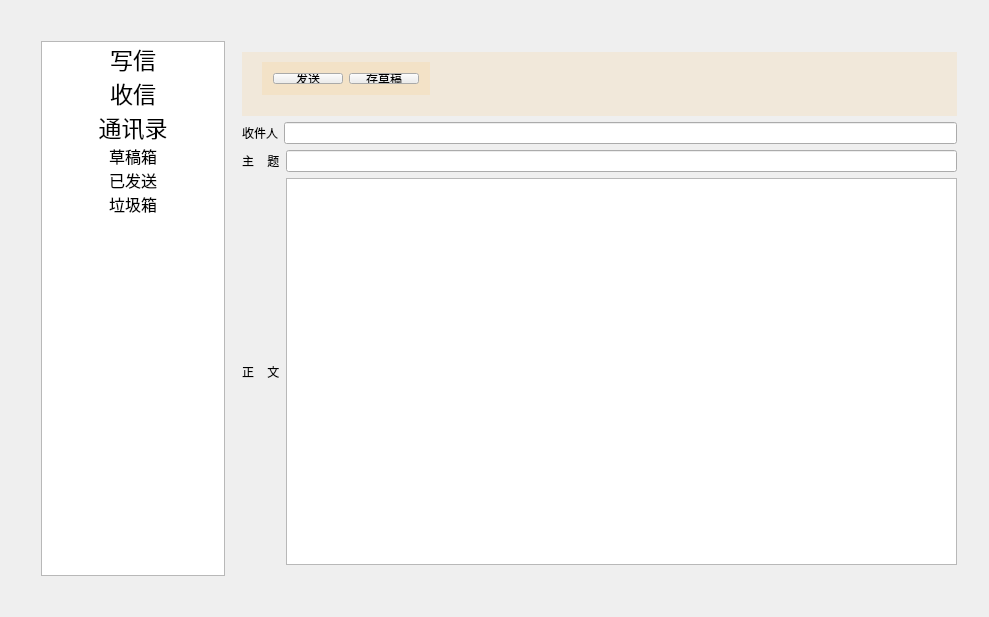
<?xml version="1.0" encoding="UTF-8"?>
<ui version="4.0">
 <class>Widget</class>
 <widget class="QWidget" name="Widget">
  <property name="geometry">
   <rect>
    <x>0</x>
    <y>0</y>
    <width>989</width>
    <height>617</height>
   </rect>
  </property>
  <property name="minimumSize">
   <size>
    <width>699</width>
    <height>545</height>
   </size>
  </property>
  <property name="windowTitle">
   <string>Widget</string>
  </property>
  <layout class="QGridLayout" name="gridLayout" columnstretch="0">
   <item row="0" column="0">
    <layout class="QHBoxLayout" name="horizontalLayout" stretch="1,4">
     <property name="leftMargin">
      <number>30</number>
     </property>
     <property name="topMargin">
      <number>30</number>
     </property>
     <property name="rightMargin">
      <number>10</number>
     </property>
     <property name="bottomMargin">
      <number>30</number>
     </property>
     <item>
      <widget class="QListWidget" name="listWidget">
       <property name="minimumSize">
        <size>
         <width>50</width>
         <height>70</height>
        </size>
       </property>
       <property name="focusPolicy">
        <enum>Qt::NoFocus</enum>
       </property>
       <property name="selectionMode">
        <enum>QAbstractItemView::SingleSelection</enum>
       </property>
       <property name="iconSize">
        <size>
         <width>30</width>
         <height>30</height>
        </size>
       </property>
       <property name="spacing">
        <number>22</number>
       </property>
       <item>
        <property name="text">
         <string>写信</string>
        </property>
        <property name="font">
         <font>
          <pointsize>17</pointsize>
          <underline>false</underline>
         </font>
        </property>
        <property name="textAlignment">
         <set>AlignCenter</set>
        </property>
        <property name="background">
         <brush brushstyle="SolidPattern">
          <color alpha="255">
           <red>255</red>
           <green>255</green>
           <blue>255</blue>
          </color>
         </brush>
        </property>
        <property name="icon">
         <iconset theme="写信图标">
          <normaloff>../write_email (1).png</normaloff>
          <normalon>:/new/icons/write_email (1).png</normalon>
          <disabledoff>write_email.png</disabledoff>
          <disabledon>write_email.png</disabledon>
          <activeoff>write_email.png</activeoff>
          <activeon>write_email (1).png</activeon>
          <selectedoff>write_email.png</selectedoff>
          <selectedon>../write_email.png</selectedon>../write_email (1).png</iconset>
        </property>
       </item>
       <item>
        <property name="text">
         <string>收信</string>
        </property>
        <property name="font">
         <font>
          <pointsize>17</pointsize>
         </font>
        </property>
        <property name="textAlignment">
         <set>AlignCenter</set>
        </property>
        <property name="icon">
         <iconset resource="styleprc.qrc">
          <normaloff>:/new/icons/下载 (1).png</normaloff>
          <normalon>../下载.png</normalon>
          <selectedon>../下载.png</selectedon>:/new/icons/下载 (1).png</iconset>
        </property>
       </item>
       <item>
        <property name="text">
         <string>通讯录</string>
        </property>
        <property name="font">
         <font>
          <pointsize>17</pointsize>
         </font>
        </property>
        <property name="textAlignment">
         <set>AlignCenter</set>
        </property>
        <property name="icon">
         <iconset resource="styleprc.qrc">
          <normaloff>:/new/icons/通讯录 (1).png</normaloff>
          <normalon>../通讯录.png</normalon>:/new/icons/通讯录 (1).png</iconset>
        </property>
       </item>
       <item>
        <property name="text">
         <string>草稿箱</string>
        </property>
        <property name="font">
         <font>
          <pointsize>12</pointsize>
         </font>
        </property>
        <property name="textAlignment">
         <set>AlignCenter</set>
        </property>
       </item>
       <item>
        <property name="text">
         <string>已发送</string>
        </property>
        <property name="font">
         <font>
          <pointsize>12</pointsize>
         </font>
        </property>
        <property name="textAlignment">
         <set>AlignCenter</set>
        </property>
       </item>
       <item>
        <property name="text">
         <string>垃圾箱</string>
        </property>
        <property name="font">
         <font>
          <pointsize>12</pointsize>
         </font>
        </property>
        <property name="textAlignment">
         <set>AlignCenter</set>
        </property>
       </item>
      </widget>
     </item>
     <item>
      <widget class="QStackedWidget" name="stackedWidget">
       <property name="focusPolicy">
        <enum>Qt::StrongFocus</enum>
       </property>
       <property name="currentIndex">
        <number>0</number>
       </property>
       <widget class="QWidget" name="pageWrite">
        <layout class="QGridLayout" name="gridLayout_4">
         <item row="0" column="0">
          <layout class="QVBoxLayout" name="verticalLayout_3" stretch="2,2,2,12">
           <item>
            <widget class="QWidget" name="widget_3" native="true">
             <property name="styleSheet">
              <string notr="true">background-color: rgb(252, 175, 62,30);

</string>
             </property>
             <widget class="QWidget" name="layoutWidget">
              <property name="geometry">
               <rect>
                <x>20</x>
                <y>10</y>
                <width>168</width>
                <height>33</height>
               </rect>
              </property>
              <layout class="QHBoxLayout" name="horizontalLayout_4">
               <item>
                <widget class="QPushButton" name="sendMailBtn">
                 <property name="styleSheet">
                  <string notr="true">background-color: rgb(238, 238, 236);</string>
                 </property>
                 <property name="text">
                  <string>发送</string>
                 </property>
                </widget>
               </item>
               <item>
                <widget class="QPushButton" name="saveDraftBtn">
                 <property name="styleSheet">
                  <string notr="true">background-color: rgb(238, 238, 236);</string>
                 </property>
                 <property name="text">
                  <string>存草稿</string>
                 </property>
                </widget>
               </item>
              </layout>
             </widget>
            </widget>
           </item>
           <item>
            <layout class="QHBoxLayout" name="horizontalLayout_5">
             <item>
              <widget class="QLabel" name="labelRecipient">
               <property name="text">
                <string>收件人</string>
               </property>
              </widget>
             </item>
             <item>
              <widget class="QLineEdit" name="lineEditRecipient"/>
             </item>
            </layout>
           </item>
           <item>
            <layout class="QHBoxLayout" name="horizontalLayout_6">
             <item>
              <widget class="QLabel" name="labelTheme_2">
               <property name="text">
                <string>主    题</string>
               </property>
              </widget>
             </item>
             <item>
              <widget class="QLineEdit" name="lineEditTheme"/>
             </item>
            </layout>
           </item>
           <item>
            <layout class="QHBoxLayout" name="horizontalLayout_7" stretch="0,0">
             <item>
              <widget class="QLabel" name="label">
               <property name="text">
                <string>正    文</string>
               </property>
              </widget>
             </item>
             <item>
              <widget class="QTextEdit" name="textEditContent"/>
             </item>
            </layout>
           </item>
          </layout>
         </item>
        </layout>
       </widget>
       <widget class="QWidget" name="pageReceive">
        <layout class="QGridLayout" name="gridLayout_2">
         <item row="0" column="0">
          <layout class="QVBoxLayout" name="verticalLayout" stretch="2,1,1,15">
           <item>
            <widget class="QWidget" name="widget" native="true">
             <property name="autoFillBackground">
              <bool>false</bool>
             </property>
             <property name="styleSheet">
              <string notr="true">background-color: rgb(252, 175, 62,30);

</string>
             </property>
             <widget class="QWidget" name="layoutWidget">
              <property name="geometry">
               <rect>
                <x>10</x>
                <y>11</y>
                <width>272</width>
                <height>33</height>
               </rect>
              </property>
              <layout class="QHBoxLayout" name="horizontalLayout_3">
               <item>
                <widget class="QPushButton" name="deleteCompleteBtn">
                 <property name="styleSheet">
                  <string notr="true">background-color: rgb(238, 238, 236);</string>
                 </property>
                 <property name="text">
                  <string>彻底删除</string>
                 </property>
                </widget>
               </item>
               <item>
                <widget class="QPushButton" name="deleteCheckedBtn">
                 <property name="styleSheet">
                  <string notr="true">background-color: rgb(238, 238, 236);</string>
                 </property>
                 <property name="text">
                  <string>删除</string>
                 </property>
                </widget>
               </item>
               <item>
                <widget class="QPushButton" name="markAllReadedBtn">
                 <property name="styleSheet">
                  <string notr="true">background-color: rgb(238, 238, 236);</string>
                 </property>
                 <property name="text">
                  <string>全部标为已读</string>
                 </property>
                </widget>
               </item>
              </layout>
             </widget>
            </widget>
           </item>
           <item>
            <widget class="QCheckBox" name="checkBox">
             <property name="text">
              <string>全选</string>
             </property>
            </widget>
           </item>
           <item>
            <widget class="Line" name="line">
             <property name="orientation">
              <enum>Qt::Horizontal</enum>
             </property>
            </widget>
           </item>
           <item>
            <widget class="QTableView" name="tableView"/>
           </item>
          </layout>
         </item>
        </layout>
       </widget>
       <widget class="QWidget" name="pageBook">
        <layout class="QGridLayout" name="gridLayout_5">
         <item row="0" column="0">
          <layout class="QVBoxLayout" name="verticalLayout_9" stretch="1,9">
           <item>
            <widget class="QWidget" name="widget_4" native="true">
             <property name="styleSheet">
              <string notr="true">background-color: rgb(252, 175, 62,30);\n\n</string>
             </property>
             <widget class="QWidget" name="layoutWidget">
              <property name="geometry">
               <rect>
                <x>21</x>
                <y>10</y>
                <width>346</width>
                <height>33</height>
               </rect>
              </property>
              <layout class="QHBoxLayout" name="horizontalLayout_9">
               <item>
                <widget class="QPushButton" name="addContactBtn">
                 <property name="styleSheet">
                  <string notr="true">background-color: rgb(238, 238, 236);</string>
                 </property>
                 <property name="text">
                  <string>添加联系人</string>
                 </property>
                </widget>
               </item>
               <item>
                <widget class="QPushButton" name="pushButton_2">
                 <property name="styleSheet">
                  <string notr="true">background-color: rgb(238, 238, 236);</string>
                 </property>
                 <property name="text">
                  <string>新建群组</string>
                 </property>
                </widget>
               </item>
               <item>
                <widget class="QPushButton" name="deleteContactBtn">
                 <property name="styleSheet">
                  <string notr="true">background-color: rgb(238, 238, 236);</string>
                 </property>
                 <property name="text">
                  <string>删除联系人</string>
                 </property>
                </widget>
               </item>
               <item>
                <widget class="QPushButton" name="deleteGroupBtn">
                 <property name="styleSheet">
                  <string notr="true">background-color: rgb(238, 238, 236);</string>
                 </property>
                 <property name="text">
                  <string>删除群组</string>
                 </property>
                </widget>
               </item>
              </layout>
             </widget>
            </widget>
           </item>
           <item>
            <layout class="QHBoxLayout" name="horizontalLayout_8" stretch="4,1">
             <item>
              <layout class="QVBoxLayout" name="verticalLayout_5" stretch="1,2,4">
               <item>
                <widget class="QCheckBox" name="checkBoxAllBook">
                 <property name="text">
                  <string>全选</string>
                 </property>
                </widget>
               </item>
               <item>
                <widget class="Line" name="line_6">
                 <property name="orientation">
                  <enum>Qt::Horizontal</enum>
                 </property>
                </widget>
               </item>
               <item>
                <widget class="QTableView" name="tableViewAllBook"/>
               </item>
              </layout>
             </item>
             <item>
              <layout class="QVBoxLayout" name="verticalLayout_4" stretch="1,12">
               <item>
                <widget class="QFrame" name="frame">
                 <property name="frameShape">
                  <enum>QFrame::StyledPanel</enum>
                 </property>
                 <property name="frameShadow">
                  <enum>QFrame::Raised</enum>
                 </property>
                 <widget class="QLabel" name="label_2">
                  <property name="geometry">
                   <rect>
                    <x>10</x>
                    <y>0</y>
                    <width>72</width>
                    <height>36</height>
                   </rect>
                  </property>
                  <property name="font">
                   <font>
                    <pointsize>18</pointsize>
                   </font>
                  </property>
                  <property name="text">
                   <string>通讯录</string>
                  </property>
                 </widget>
                </widget>
               </item>
               <item>
                <widget class="QListWidget" name="listWidgetBook">
                 <item>
                  <property name="text">
                   <string>全部</string>
                  </property>
                  <property name="font">
                   <font>
                    <pointsize>15</pointsize>
                   </font>
                  </property>
                  <property name="textAlignment">
                   <set>AlignCenter</set>
                  </property>
                 </item>
                </widget>
               </item>
              </layout>
             </item>
            </layout>
           </item>
          </layout>
         </item>
        </layout>
       </widget>
       <widget class="QWidget" name="pageDraftBox">
        <layout class="QGridLayout" name="gridLayout_6">
         <item row="0" column="0">
          <layout class="QVBoxLayout" name="verticalLayout_6" stretch="2,2,1,15">
           <item>
            <widget class="QWidget" name="widget_5" native="true">
             <property name="styleSheet">
              <string notr="true">background-color: rgb(252, 175, 62,30);\n\n</string>
             </property>
             <widget class="QWidget" name="layoutWidget">
              <property name="geometry">
               <rect>
                <x>10</x>
                <y>10</y>
                <width>187</width>
                <height>33</height>
               </rect>
              </property>
              <layout class="QHBoxLayout" name="horizontalLayout_10">
               <property name="leftMargin">
                <number>0</number>
               </property>
               <item>
                <widget class="QPushButton" name="deleteDraft">
                 <property name="styleSheet">
                  <string notr="true">background-color: rgb(238, 238, 236);</string>
                 </property>
                 <property name="text">
                  <string>删除草稿</string>
                 </property>
                </widget>
               </item>
               <item>
                <widget class="QComboBox" name="markDraftComboBox">
                 <property name="sizePolicy">
                  <sizepolicy hsizetype="Preferred" vsizetype="Expanding">
                   <horstretch>0</horstretch>
                   <verstretch>0</verstretch>
                  </sizepolicy>
                 </property>
                 <property name="styleSheet">
                  <string notr="true">background-color: rgb(238, 238, 236);</string>
                 </property>
                 <item>
                  <property name="text">
                   <string>无标记</string>
                  </property>
                 </item>
                 <item>
                  <property name="text">
                   <string>标为星标</string>
                  </property>
                 </item>
                 <item>
                  <property name="text">
                   <string>取消星标</string>
                  </property>
                 </item>
                </widget>
               </item>
              </layout>
             </widget>
            </widget>
           </item>
           <item>
            <widget class="QCheckBox" name="checkBoxAllDraft">
             <property name="text">
              <string>全选</string>
             </property>
            </widget>
           </item>
           <item>
            <widget class="Line" name="line_3">
             <property name="orientation">
              <enum>Qt::Horizontal</enum>
             </property>
            </widget>
           </item>
           <item>
            <widget class="QTableView" name="tableViewDraft"/>
           </item>
          </layout>
         </item>
        </layout>
       </widget>
       <widget class="QWidget" name="pageSended">
        <property name="styleSheet">
         <string notr="true"/>
        </property>
        <layout class="QGridLayout" name="gridLayout_7">
         <item row="0" column="0">
          <layout class="QVBoxLayout" name="verticalLayout_7" stretch="1,2,2,1,15">
           <item>
            <widget class="QLabel" name="label_3">
             <property name="font">
              <font>
               <pointsize>17</pointsize>
              </font>
             </property>
             <property name="text">
              <string>已发送</string>
             </property>
            </widget>
           </item>
           <item>
            <widget class="QWidget" name="widget_6" native="true">
             <property name="styleSheet">
              <string notr="true">background-color: rgb(252, 175, 62,30);

</string>
             </property>
             <widget class="QPushButton" name="deleteSendMailBtn">
              <property name="geometry">
               <rect>
                <x>30</x>
                <y>10</y>
                <width>89</width>
                <height>25</height>
               </rect>
              </property>
              <property name="styleSheet">
               <string notr="true">background-color: rgb(238, 238, 236);</string>
              </property>
              <property name="text">
               <string>删除</string>
              </property>
             </widget>
            </widget>
           </item>
           <item>
            <widget class="QCheckBox" name="checkBoxAllSelect">
             <property name="text">
              <string>全选</string>
             </property>
            </widget>
           </item>
           <item>
            <widget class="Line" name="line_4">
             <property name="orientation">
              <enum>Qt::Horizontal</enum>
             </property>
            </widget>
           </item>
           <item>
            <widget class="QTableView" name="tableViewSended"/>
           </item>
          </layout>
         </item>
        </layout>
       </widget>
       <widget class="QWidget" name="pageRubbish">
        <property name="styleSheet">
         <string notr="true"/>
        </property>
        <layout class="QGridLayout" name="gridLayout_8">
         <item row="0" column="0">
          <layout class="QVBoxLayout" name="verticalLayout_8" stretch="1,2,2,1,15">
           <item>
            <widget class="QLabel" name="label_6">
             <property name="font">
              <font>
               <pointsize>17</pointsize>
              </font>
             </property>
             <property name="text">
              <string>垃圾箱</string>
             </property>
            </widget>
           </item>
           <item>
            <widget class="QWidget" name="widget_7" native="true">
             <property name="styleSheet">
              <string notr="true">background-color: rgb(252, 175, 62,30);\n\n</string>
             </property>
             <widget class="QPushButton" name="pushButton">
              <property name="geometry">
               <rect>
                <x>10</x>
                <y>10</y>
                <width>89</width>
                <height>25</height>
               </rect>
              </property>
              <property name="styleSheet">
               <string notr="true">background-color: rgb(238, 238, 236);</string>
              </property>
              <property name="text">
               <string>彻底删除</string>
              </property>
             </widget>
            </widget>
           </item>
           <item>
            <widget class="QCheckBox" name="checkBoxAllRubbish">
             <property name="text">
              <string>全选</string>
             </property>
            </widget>
           </item>
           <item>
            <widget class="Line" name="line_5">
             <property name="orientation">
              <enum>Qt::Horizontal</enum>
             </property>
            </widget>
           </item>
           <item>
            <widget class="QTableView" name="tableViewRubbish"/>
           </item>
          </layout>
         </item>
        </layout>
       </widget>
       <widget class="QWidget" name="pageReadMail">
        <layout class="QGridLayout" name="gridLayout_3">
         <item row="0" column="0">
          <layout class="QVBoxLayout" name="verticalLayout_2" stretch="2,1,1,2,13">
           <item>
            <widget class="QWidget" name="widget_2" native="true">
             <property name="styleSheet">
              <string notr="true">background-color: rgb(252, 175, 62,30);\n\n</string>
             </property>
             <widget class="QWidget" name="layoutWidget">
              <property name="geometry">
               <rect>
                <x>11</x>
                <y>10</y>
                <width>368</width>
                <height>33</height>
               </rect>
              </property>
              <layout class="QHBoxLayout" name="horizontalLayout_2">
               <item>
                <widget class="QPushButton" name="replyBtn">
                 <property name="styleSheet">
                  <string notr="true">background-color: rgb(238, 238, 236);</string>
                 </property>
                 <property name="text">
                  <string>回复</string>
                 </property>
                </widget>
               </item>
               <item>
                <widget class="QPushButton" name="deleteMailBtn">
                 <property name="styleSheet">
                  <string notr="true">background-color: rgb(238, 238, 236);</string>
                 </property>
                 <property name="text">
                  <string>删除</string>
                 </property>
                </widget>
               </item>
               <item>
                <widget class="QPushButton" name="addNowContactBtn">
                 <property name="styleSheet">
                  <string notr="true">background-color: rgb(238, 238, 236);</string>
                 </property>
                 <property name="text">
                  <string>添加该联系人</string>
                 </property>
                </widget>
               </item>
               <item>
                <widget class="QComboBox" name="comboBoxMark">
                 <property name="sizePolicy">
                  <sizepolicy hsizetype="Preferred" vsizetype="Expanding">
                   <horstretch>0</horstretch>
                   <verstretch>0</verstretch>
                  </sizepolicy>
                 </property>
                 <property name="styleSheet">
                  <string notr="true">background-color: rgb(238, 238, 236);</string>
                 </property>
                 <item>
                  <property name="text">
                   <string>无标记</string>
                  </property>
                 </item>
                 <item>
                  <property name="text">
                   <string>星标邮件</string>
                  </property>
                 </item>
                 <item>
                  <property name="text">
                   <string>已读邮件</string>
                  </property>
                 </item>
                 <item>
                  <property name="text">
                   <string>取消星标</string>
                  </property>
                 </item>
                </widget>
               </item>
              </layout>
             </widget>
            </widget>
           </item>
           <item>
            <widget class="QLabel" name="labelSender">
             <property name="text">
              <string>发件人</string>
             </property>
            </widget>
           </item>
           <item>
            <widget class="Line" name="line_2">
             <property name="orientation">
              <enum>Qt::Horizontal</enum>
             </property>
            </widget>
           </item>
           <item>
            <widget class="QLabel" name="labelTheme">
             <property name="font">
              <font>
               <pointsize>20</pointsize>
              </font>
             </property>
             <property name="text">
              <string>主题</string>
             </property>
            </widget>
           </item>
           <item>
            <widget class="QTextEdit" name="textEdit">
             <property name="font">
              <font>
               <pointsize>20</pointsize>
              </font>
             </property>
            </widget>
           </item>
          </layout>
         </item>
        </layout>
       </widget>
       <widget class="QWidget" name="page_9"/>
       <widget class="QWidget" name="pageReceiveBox"/>
      </widget>
     </item>
    </layout>
   </item>
  </layout>
 </widget>
 <layoutdefault spacing="6" margin="11"/>
 <resources>
  <include location="styleprc.qrc"/>
 </resources>
 <connections/>
</ui>
